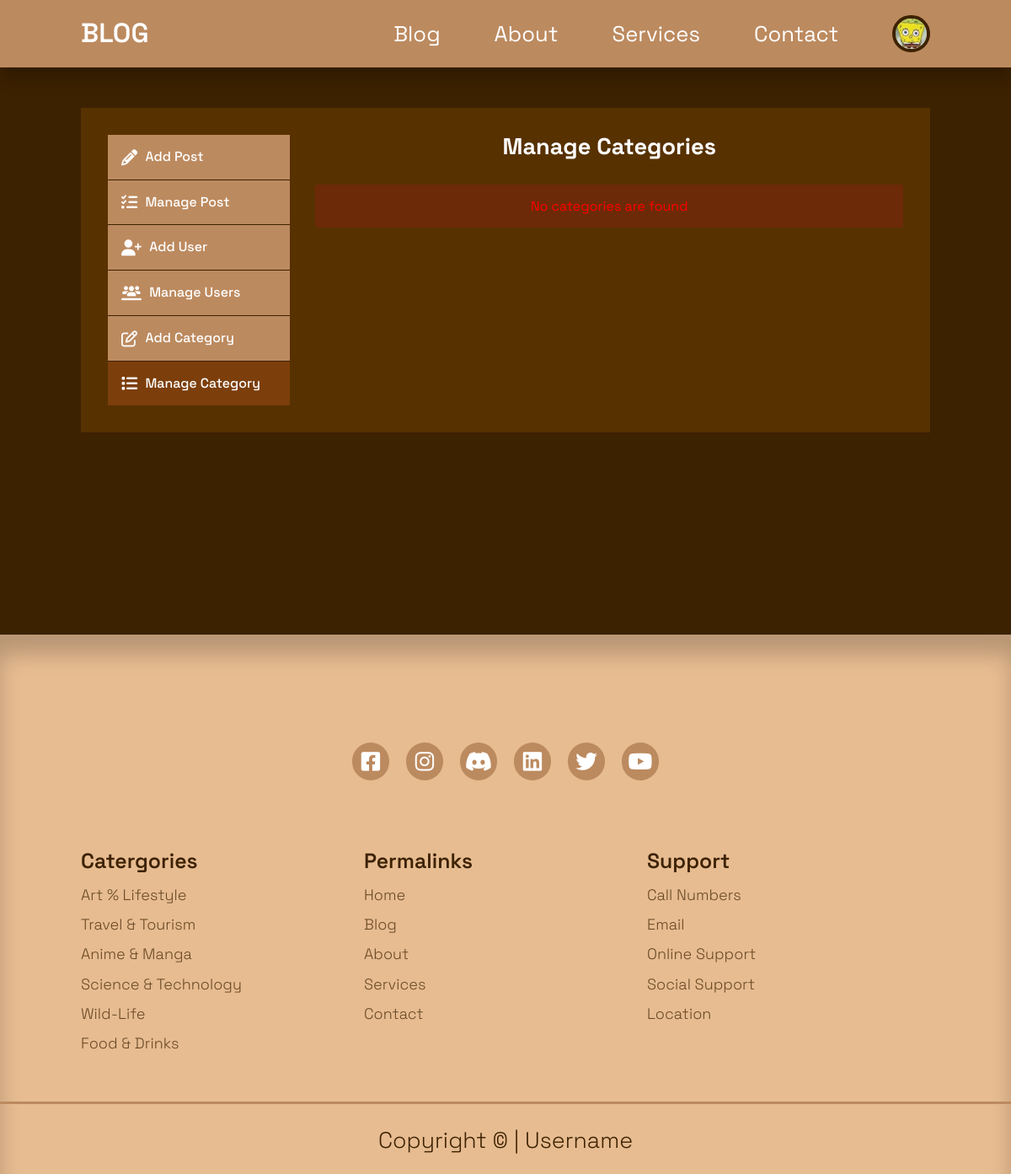
Page /admin/manage-categories.php (signed in) on the earlier database version.
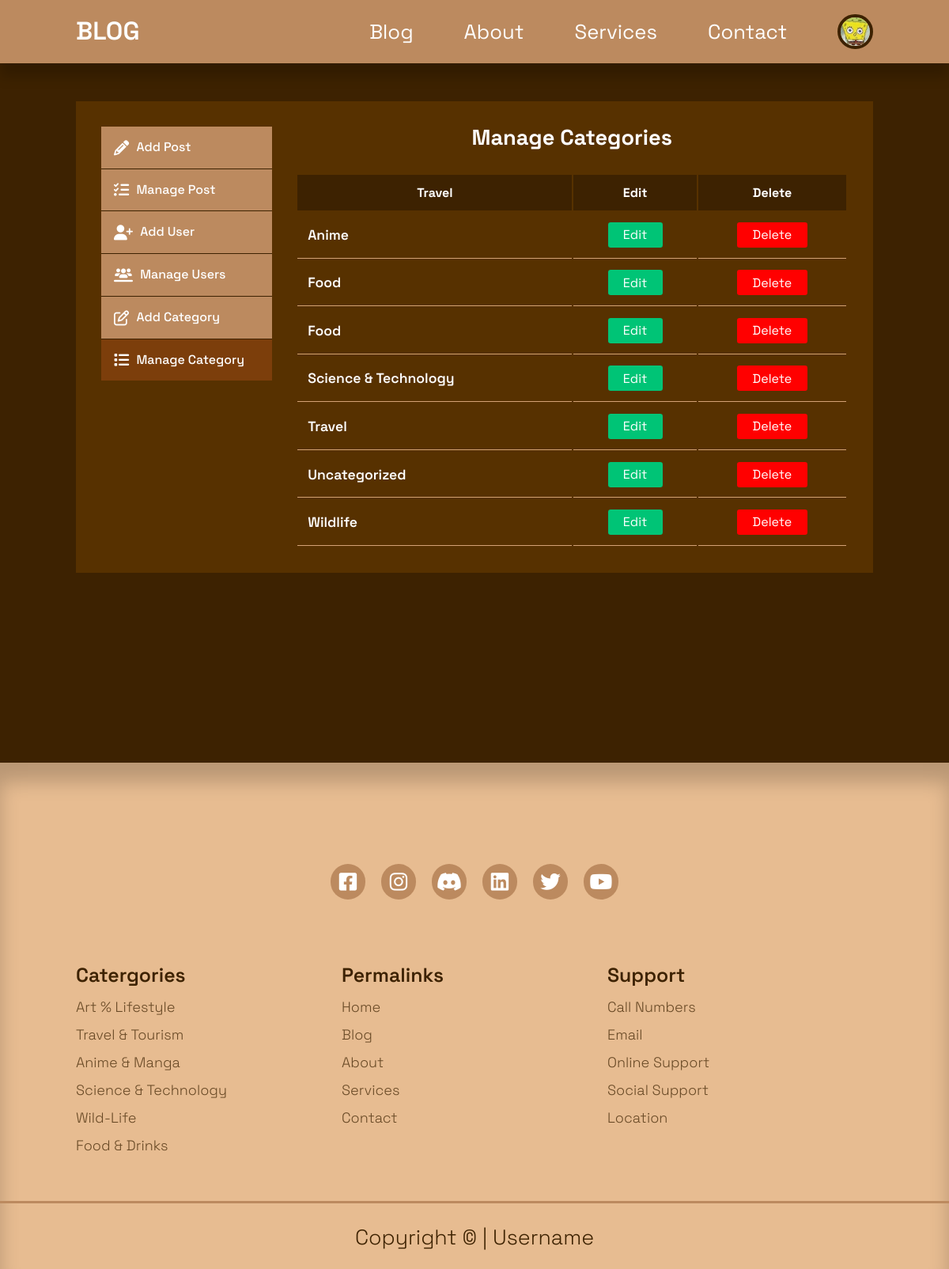
Same page on the later database version.
### tables this page shows
CREATE TABLE `users` (
  `id` int(10) UNSIGNED NOT NULL,
  `firstname` varchar(30) NOT NULL,
  `lastname` varchar(30) NOT NULL,
  `username` varchar(30) NOT NULL,
  `email` varchar(60) NOT NULL,
  `password` varchar(255) NOT NULL,
  `avatar` varchar(100) NOT NULL,
  `is_admin` tinyint(1) NOT NULL
);

CREATE TABLE `categories` (
  `id` int(10) UNSIGNED NOT NULL,
  `title` varchar(50) NOT NULL,
  `description` text NOT NULL
);

### admin/manage-categories.php (the view, shortened to what this page needs)
<?php
  include 'partials/header.php';
  $query = "SELECT * FROM categories ORDER BY title";
  $categories = mysqli_query($connection,$query);
?>
  <main>
    <section class="dashboard" >
      <div class="container dashboard-container">
        <aside>
          <ul>
            <li>
              <a href="add-post.php">
                <i class="fa-solid fa-pencil"></i>
                <h5>Add Post</h5>
              </a>
            </li>
            <li>
              <a href="index.php">
                <i class="fa-solid fa-list-check"></i>
                <h5>Manage Post</h5>
              </a>
            </li>
            <?php if(isset($_SESSION['user_is_admin'])) : ?>
            <li>
              <a href="add-user.php">
                <i class="fa-solid fa-user-plus"></i>
                <h5>Add User</h5>
              </a>
            </li>
            <li>
              <a href="manage-users.php">
                <i class="fa-solid fa-users-line"></i>
                <h5>Manage Users</h5>
              </a>
            </li>
            <li>
              <a href="add-category.php">
                <i class="fa-regular fa-pen-to-square"></i>
                <h5>Add Category</h5>
              </a>
            </li>
            <li>
              <a href="manage-categories.php" class="dashboard-active">
                <i class="fa-solid fa-list"></i>
                <h5>Manage Category</h5>
              </a>
            </li>
            <?php endif ?>
          </ul>
        </aside>
        <div class="main-table" >
          <h2>Manage Categories</h2>
          <?php if(mysqli_num_rows($categories) > 0) : ?>
          <table>
            <thead>
              <tr>
                <th>Travel</th>
                <th>Edit</a></th>
                <th>Delete</th>
              </tr>
            </thead>
            <tbody>
              <?php while($category = mysqli_fetch_assoc($categories)) : ?>
              <tr>
                <td><?= $category['title'] ?></td>
                <td>
                  <div>
                    <a href="<?= ROOT_URL ?>admin/edit-category.php?id=<?= $category['id']?>" class="edit-button sm" >Edit</a>
                  </div>
                </td>
                <td>
                  <div>
                    <a href="<?= ROOT_URL ?>admin/delete-category.php?id=<?= $category['id']?>" class="delete-button sm" >Delete</a>
                  </div>
                </td>
              </tr>
              <?php endwhile ?>
            </tbody>
          </table>
          <?php else : ?>
            <div class="alert-message error">
            </div>
          <?php endif ?>
        </div>
      </div>
    </section>
  </main>
  <?php
  include '../partials/footer.php'
?>

### admin/partials/header.php (shortened to what this page needs)
<?php
  require'config/db.php';
   if(isset($_SESSION['user-id'])){
    $id = filter_var($_SESSION['user-id'], FILTER_SANITIZE_NUMBER_INT);
    $query = "SELECT avatar FROM users WHERE id = $id";
    $result = mysqli_query($connection, $query);
    $avatar = mysqli_fetch_assoc($result);
  }
?>
<!DOCTYPE html>
<html lang="en">
<head>
  <link rel="stylesheet" href="https://cdnjs.cloudflare.com/ajax/libs/font-awesome/6.4.0/css/all.min.css" />
  <link rel="stylesheet" href="../css/styles.css">
  <link rel="stylesheet" href="../css/form.css">
  <link rel="stylesheet" href="../css/dashboard.css">
</head>
<body>
  <header>
    <nav>
      <div class="container navbar-container">
        <a class="navbar-logo" href="<?= ROOT_URL ?>">BLOG</a>
        <ul class="navbar-items">
          <li><a href="<?= ROOT_URL ?>blog.php">Blog</a></li>
          <li><a href="<?= ROOT_URL ?>about.php">About</a></li>
          <li><a href="<?= ROOT_URL ?>services.php">Services</a></li>
          <li><a href="<?= ROOT_URL ?>contact.php">Contact</a></li>
          <?php if(isset($_SESSION['user-id'])) : ?>
            <li class="navbar-profile">
            <div class="avatar">
              <img src="<?= ROOT_URL . 'images/' . $avatar['avatar'] ?>">
            </div>
          </li>
          <?php else : ?>
          <li><a href="<?= ROOT_URL ?>login.php">login</a></li>
          <?php endif ?>
        </ul>
      </div>
    </nav>
  </header>
</body>
</html>

### partials/footer.php (shortened to what this page needs)
<footer>
  <section class="footer-socials" >
    <a href="https://facebook.com" target="_blank"><i class="fa-brands fa-square-facebook"></i></a>
    <a href="https://instagram.com" target="_blank"><i class="fa-brands fa-instagram"></i></a>
    <a href="https://discord.com" target="_blank"><i class="fa-brands fa-discord"></i></a>
    <a href="https://linkedin.com" target="_blank"><i class="fa-brands fa-linkedin"></i></a>
    <a href="https://twitter.com" target="_blank"><i class="fa-brands fa-twitter"></i></a>
    <a href="https://youtube.com" target="_blank"><i class="fa-brands fa-youtube"></i></a>
  </section>
  <div class="container footer-container">
    <article>
      <h4>Catergories</h4>
      <ul>
        <li><a href="">Art % Lifestyle</a></li>
        <li><a href="">Travel & Tourism</a></li>
        <li><a href="">Anime & Manga</a></li>
        <li><a href="">Science & Technology</a></li>
        <li><a href="">Wild-Life</a></li>
        <li><a href="">Food & Drinks</a></li>
      </ul>
    </article>
    <article>
      <h4>Permalinks</h4>
      <ul>
        <li><a href="index.php">Home</a></li>
        <li><a href="post.php">Blog</a></li>
        <li><a href="about.php">About</a></li>
        <li><a href="services.php">Services</a></li>
        <li><a href="contact.php">Contact</a></li>
      </ul>
    </article>
    <article>
      <h4>Support</h4>
      <ul>
        <li><a href="">Call Numbers</a></li>
        <li><a href="">Email</a></li>
        <li><a href="">Online Support</a></li>
        <li><a href="">Social Support</a></li>
        <li><a href="">Location</a></li>
      </ul>
    </article>
  </div>
  <section class="footer-copyright">
    <small>Copyright &copy | Username</small>
  </section>
</footer>

### css/styles.css (style rules this page uses)
:root { --color-primary:#BC8A5F; --color-primary-light:hsl(242,91%,69%,18%); --color-primary-variant:#D4A276; --color-primary1:#E7BC91; --color-primary2:#BC8A5F; --color-primary3:#A47148; --color-red:#da0f3f; --color-red-light:#db0f3f26; --color-green:#00c476; --color-green-light:#00c27426; --color-dark-gray:#f2f2fe4d; --color-light-gray:#f2f2feb3; --color-white:#ffffff; --color-black:#000000; --color-background-light: #573100; --color-background: #3d2201; --transition:all 0.15s ease; --color-secondary-dark:#0c013d; }
* { box-sizing: border-box; margin: 0; padding: 0; outline: 0; list-style-type: none; text-decoration: none; text-align: none; }
body { font-family: 'Space Grotesk', sans-serif; line-height: 1.6; color:var(--color-light-gray); overflow-x: hidden; background-color: var(--color-background); }
.container { width:70%; max-width:1800px; margin:0 auto; }
section { margin-top:3rem; width:100vw; }
h1,h2,h3,h4,h5 { color:var(--color-white); line-height: 1.3; }
h2 { font-size:1.7rem; margin:1rem 0; }
h4 { font-size:1rem; }
a { color:var(--color-white); transition: var(--transition); font-size: 1.6rem; }
img { display:block; width: 100%; object-fit:cover; }
nav { background: var(--color-primary); width:100vw; height:5rem; position:fixed; top: 0; z-index:10; box-shadow: 0 1rem 1rem rgba(0,0,0,0.2); }
.navbar-container { height: 100%; display: flex; justify-content: space-between; align-items: center; }
.avatar { width: 2.8rem; height: 2.8rem; border-radius: 50%; overflow: hidden; border: 0.3rem solid var(--color-background); }
.navbar-logo { font-weight:600; font-size: 2rem; }
.navbar-items { display: flex; align-items: center; gap:4rem; }
.navbar-profile { position: relative; cursor: pointer; }
footer { background-color: var(--color-primary1); padding:5rem 0 0; box-shadow: inset 0 1.5rem 1.5rem rgba(0,0,0,0.2); }
.footer-socials { margin-inline: auto; width: fit-content; margin-bottom: 5rem; display: flex; justify-content: space-between; align-items: center; gap:1.2rem; }
.footer-socials a { background-color: var(--color-primary); border-radius: 50%; width:2.8rem; height:2.8rem; display: flex; align-items: center; justify-content: center; }
.footer-container { display: grid; grid-template-columns: repeat(3,1fr); }
.footer-container li { margin: 0.4rem 0; color: var(--color-background); }
footer h4 { font-size: 1.55rem; font-weight: 600; margin-bottom: 0.6rem; color: var(--color-background); }
footer ul a { font-size: 1.125rem; font-weight: 300; opacity: 0.75; color: var(--color-background); }
.footer-copyright { text-align: center; border-top: 3px solid var(--color-primary2); padding: 1rem 0; font-size: 2rem; font-weight: 300; color: var(--color-background); }
@media screen and (max-width:1240px) { .container { width:84%; } }

### css/form.css (style rules this page uses)
:root { --color-primary:#BC8A5F; --color-primary-light:hsl(242,91%,69%,18%); --color-primary-variant:#D4A276; --color-primary1:#E7BC91; --color-primary2:#BC8A5F; --color-primary3:#A47148; --color-red:#ff0000; --color-red-light:#e7003626; --color-green:#00c476; --color-green-light:#00c27426; --color-dark-gray:#f2f2fe4d; --color-light-gray:#f2f2feb3; --color-white:#ffffff; --color-black:#000000; --color-background-light: #573100; --color-background: #3d2201; --transition:all 0.15s ease; --color-secondary-dark:#0c013d; }
.alert-message,.success-message { padding: 0.8rem 1.4rem; margin-bottom: 1rem; border-radius: 0.2rem; text-align: center; }
.alert-message.error { background-color: var(--color-red-light); color: var(--color-red); }

Differences in the rows shown:
added categories: title "Anime"
added categories: title "Food"
added categories: title "Food"
added categories: title "Science & Technology"
added categories: title "Travel"
added categories: title "Uncategorized"
added categories: title "Wildlife"
Other differences:
text now shown: "Travel Edit Delete"
